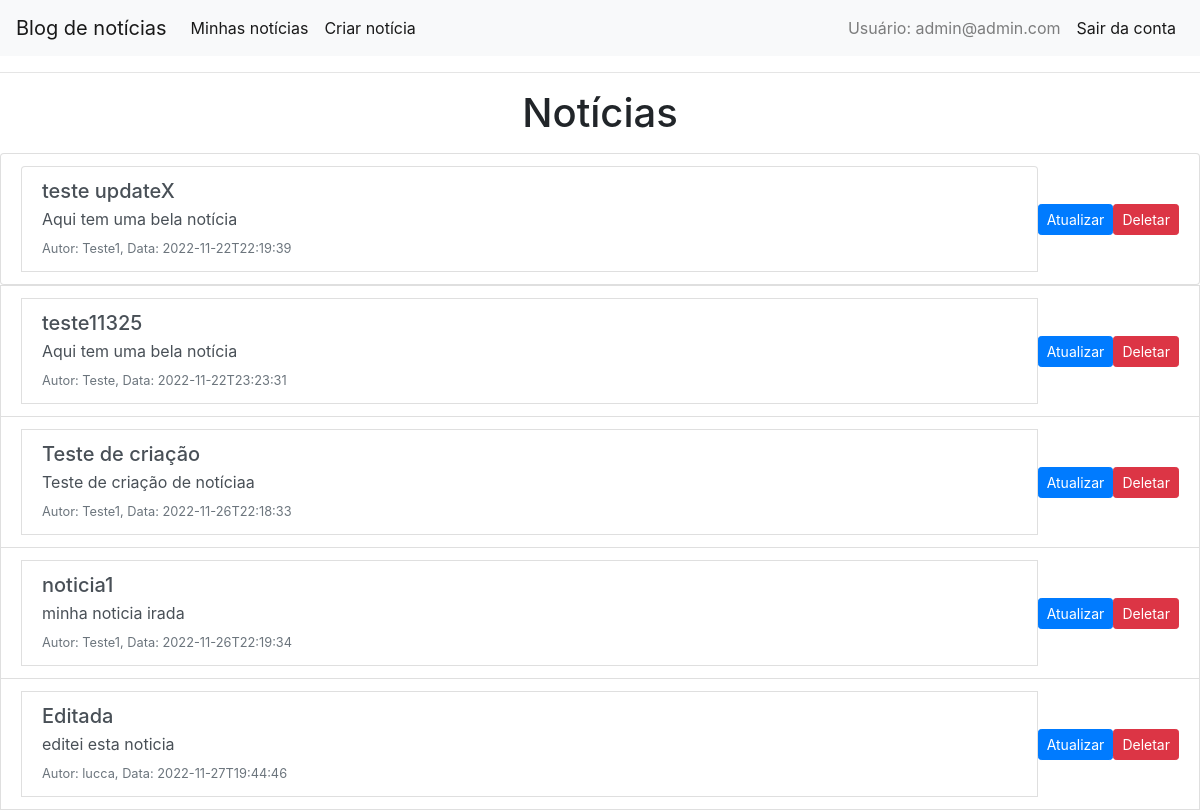
Page /home/ (signed in) on the committed database.
### Blog/models.py (models this page shows, shortened)
class User(AbstractBaseUser):
    email = models.EmailField(max_length=255, null=True, blank=False, unique=True)
    name = models.CharField(max_length=255, null=True, blank=True)
    is_admin = models.BooleanField(default=False)
    is_active = models.BooleanField(default=True)
    created_at = models.DateTimeField(auto_now_add=True)
    updated_at = models.DateTimeField(auto_now=True)
    objects = UserManager()
    USERNAME_FIELD = 'email'

class News(models.Model):
    user = models.ForeignKey(User, on_delete=models.CASCADE, blank=False, null=False)
    title = models.CharField(max_length=255, null=False, blank=False)
    message = models.TextField(null=False, blank=False)
    created_at = models.DateTimeField(auto_now_add=True)
    updated_at = models.DateTimeField(auto_now=True)

### Blog/views.py (the view)
# urls.py: path('home/', ListAllNews.as_view(), name='home'),
class ListAllNews(View):
    def get(self, request, *args, **kwargs):
        news = News.objects.all()
        news_serializer_array = NewsSerializer(news, many=True).data
        for news_serializer in news_serializer_array:
            if 'user' in news_serializer and news_serializer['user'] != None:
                try:
                    user = User.objects.get(pk=news_serializer['user'])
                    news_serializer['user'] = UserSerializer(user).data
                except:
                    news_serializer['user'] = None
        context = {'news': news_serializer_array, }
        return render(request,'Blog/listNews.html', context)

### Blog/templates/Blog/listNews.html (shortened to what this page needs)
{% load static %}
<!DOCTYPE html>
<html>
<head>
  <link rel="stylesheet" href="{% static 'myapp/css/style.css' %}">
</head>
<body>
  {% include 'Blog/links.html' %}
<div class="row" style="justify-content: center">
    <h1>Notícias</h1>
</div>
<div class="row" style="justify-content: center">
</div>
<div>
  <ul class="list-group">
  {% for nw in news %}
    <li class="list-group-item d-flex justify-content-between align-items-center">
       <div class="list-group-item list-group-item-action flex-column align-items-start">
        <div class="d-flex w-100 justify-content-between">
          <h5 class="mb-1">{{nw.title}}</h5>
         </div>
        <p class="mb-1">{{nw.message}}</p>
        <small class="text-muted">Autor: {{nw.user.name}}, Data: {{nw.created_at}}</small>
        </div>
      <a href="{% url 'updateNews' pk=nw.id %}" class="btn btn-sm btn-primary">Atualizar</a>
      <a href="{% url 'deleteNews' pk=nw.id %}" class="btn btn-sm btn-danger">Deletar</a>
    </li>
  </ul>
  {% empty %}
    <h3 colspan="5">Nenhuma notícia postada</h3>
  {% endfor %}
</div>
</body>
</html>

### Blog/templates/Blog/links.html (shortened to what this page needs)
{% load static %}
<head>
    <link rel="stylesheet" href="https://stackpath.bootstrapcdn.com/bootstrap/4.5.0/css/bootstrap.min.css"
>
    <link rel="stylesheet" href="{% static 'myapp/css/style.css' %}">
</head>
<nav class="navbar navbar-expand-lg navbar-light bg-light">
    <a class="navbar-brand" href="{% url 'home' %}">Blog de notícias</a>
    <div class="collapse navbar-collapse" id="navbarSupportedContent">
    {% if user.is_authenticated %}
      <ul class="navbar-nav mr-auto">
        <li class="nav-item active">
          <a class="nav-link" href="{% url 'myNews' %}">Minhas notícias <span class="sr-only">(current)</span></a>
        </li>
        <li class="nav-item active">
            <a class="nav-link" href="{% url 'createNews' %}">Criar notícia<span class="sr-only">(current)</span></a>
          </li>
        </ul>
        <ul class="navbar-nav ml-auto">
          <li class="nav-item">
            <a class="nav-link" href="#">Usuário: {% firstof user.name user.email %}</a>
          </li>
          <li class="nav-item active">
            <a class="nav-link" href="{% url 'logout' %}">Sair da conta<span class="sr-only">(current)</span></a>
          </li>
        </ul>
        {% else %}
        <ul class="navbar-nav ml-auto">
        <li class="nav-item">
          <a class="nav-link" href="{% url 'login' %}">Fazer login</a>
        </li>
    </ul>
        {% endif %}
    </div>
  </nav>
<hr>

### rows in the picture
User: name+email "admin@admin.com"
News: title "teste updateX", message "Aqui tem uma bela notícia"
User: user.name "Teste1" "Teste1" "Teste1"
News: title "teste11325", message "Aqui tem uma bela notícia"
User: user.name "Teste"
News: title "Teste de criação", message "Teste de criação de notíciaa"
News: title "noticia1", message "minha noticia irada"
News: title "Editada", message "editei esta noticia"
User: user.name "lucca"

### other values in the picture
{{ nw.created_at }} "2022-11-22T22:19:39" "2022-11-22T23:23:31" "2022-11-26T22:18:33" "2022-11-26T22:19:34" "2022-11-27T19:44:46"
